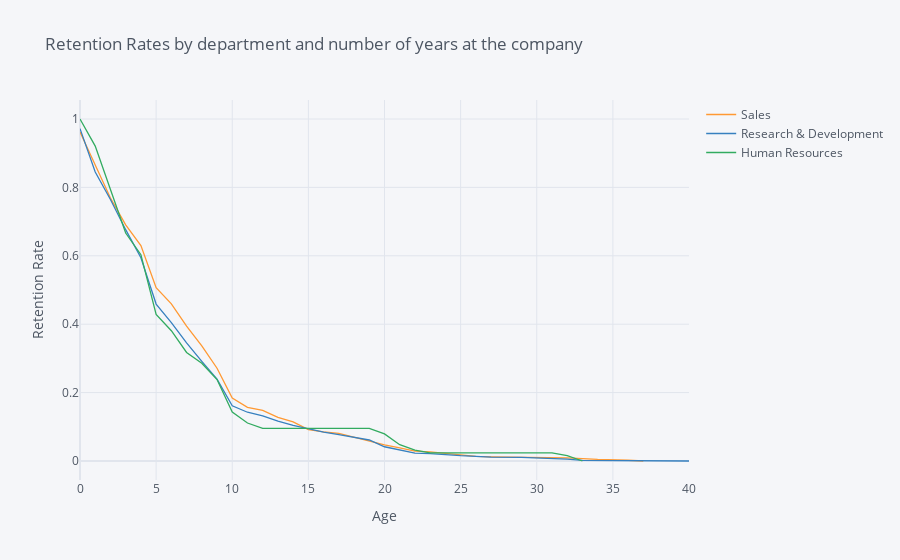

The cell this chart's notebook holds for it:
### Markdown cell above
## 7. Let's investigate whether the department the employee works in has an impact on how long they stay with the company. Generate and plot survival curves showing retention by department and years the employee has worked at the company.

### Code cell
rates = survival(data, 'Department','YearsAtCompany','DailyRate')
rates.iplot(kind='line', xTitle='Years at the company', yTitle='Retention Rate',
            title="Retention Rates by department and number of years at the company")

### Figure 1 — Plotly figure (JSON) as saved in the notebook; plotly's stock layout.template omitted (floating-point values rounded to 4 significant figures)
{"data": [{"line": {"color": "rgba(255, 153, 51, 1.0)", "dash": "solid", "shape": "linear", "width": 1.3}, "mode": "lines", "name": "Sales", "text": "", "type": "scatter", "x": [0, 1, 2, 3, 4, 5, 6, 7, 8, 9, 10, 11, 12, 13, 14, 15, 16, 17, 18, 19, 20, 21, 22, 23, 24, 25, 26, 27, 29, 30, 31, 32, 33, 34, 36, 37, 40], "y": [0.9619, 0.8632, 0.7691, 0.6906, 0.63, 0.5067, 0.4596, 0.3946, 0.3363, 0.2713, 0.1839, 0.157, 0.148, 0.1278, 0.1143, 0.09193, 0.0852, 0.08072, 0.06951, 0.06054, 0.04709, 0.03812, 0.02915, 0.02691, 0.02242, 0.01794, 0.01345, 0.01233, 0.01121, 0.01009, 0.01009, 0.008969, 0.006726, 0.004484, 0.002242, 0, ""]}, {"line": {"color": "rgba(55, 128, 191, 1.0)", "dash": "solid", "shape": "linear", "width": 1.3}, "mode": "lines", "name": "Research & Development", "text": "", "type": "scatter", "x": [0, 1, 2, 3, 4, 5, 6, 7, 8, 9, 10, 11, 12, 13, 14, 15, 16, 17, 18, 19, 20, 21, 22, 23, 24, 25, 26, 27, 29, 30, 31, 32, 33, 34, 36, 37, 40], "y": [0.9719, 0.845, 0.7648, 0.6764, 0.5942, 0.4589, 0.4048, 0.3455, 0.2914, 0.2393, 0.1613, 0.1426, 0.1322, 0.1165, 0.1041, 0.09365, 0.08429, 0.077, 0.06868, 0.06139, 0.04162, 0.0333, 0.02289, 0.02185, 0.01769, 0.01561, 0.01353, 0.01145, 0.01041, 0.009365, 0.006243, 0.005203, 0.002081, 0.001561, 0.001041, 0.0005203, 0]}, {"line": {"color": "rgba(50, 171, 96, 1.0)", "dash": "solid", "shape": "linear", "width": 1.3}, "mode": "lines", "name": "Human Resources", "text": "", "type": "scatter", "x": [0, 1, 2, 3, 4, 5, 6, 7, 8, 9, 10, 11, 12, 13, 14, 15, 16, 17, 18, 19, 20, 21, 22, 23, 24, 25, 26, 27, 29, 30, 31, 32, 33, 34, 36, 37, 40], "y": [1, 0.9206, 0.7937, 0.6667, 0.6032, 0.4286, 0.381, 0.3175, 0.2857, 0.2381, 0.1429, 0.1111, 0.09524, 0.09524, 0.09524, 0.09524, 0.09524, 0.09524, 0.09524, 0.09524, 0.07937, 0.04762, 0.03175, 0.02381, 0.02381, 0.02381, 0.02381, 0.02381, 0.02381, 0.02381, 0.02381, 0.01587, 0, "", "", "", ""]}], "layout": {"legend": {"bgcolor": "#F5F6F9", "font": {"color": "#4D5663"}}, "paper_bgcolor": "#F5F6F9", "plot_bgcolor": "#F5F6F9", "title": {"font": {"color": "#4D5663"}, "text": "Retention Rates by department and number of years at the company"}, "xaxis": {"gridcolor": "#E1E5ED", "showgrid": true, "tickfont": {"color": "#4D5663"}, "title": {"font": {"color": "#4D5663"}, "text": "Age"}, "zerolinecolor": "#E1E5ED"}, "yaxis": {"gridcolor": "#E1E5ED", "showgrid": true, "tickfont": {"color": "#4D5663"}, "title": {"font": {"color": "#4D5663"}, "text": "Retention Rate"}, "zerolinecolor": "#E1E5ED"}}}
